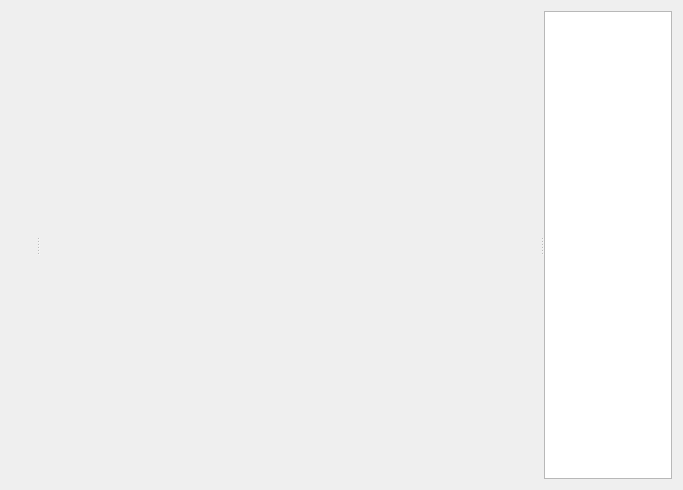
<?xml version="1.0" encoding="UTF-8"?>
<ui version="4.0">
 <class>ModeMapsCentral</class>
 <widget class="QWidget" name="ModeMapsCentral">
  <property name="geometry">
   <rect>
    <x>0</x>
    <y>0</y>
    <width>683</width>
    <height>490</height>
   </rect>
  </property>
  <property name="windowTitle">
   <string>Form</string>
  </property>
  <layout class="QVBoxLayout" name="verticalLayout">
   <item>
    <widget class="QSplitter" name="splitter_2">
     <property name="orientation">
      <enum>Qt::Horizontal</enum>
     </property>
     <widget class="CollectionDisplay" name="collDisp" native="true">
      <property name="sizePolicy">
       <sizepolicy hsizetype="Preferred" vsizetype="Preferred">
        <horstretch>1</horstretch>
        <verstretch>0</verstretch>
       </sizepolicy>
      </property>
     </widget>
     <widget class="QSplitter" name="splitter">
      <property name="sizePolicy">
       <sizepolicy hsizetype="Expanding" vsizetype="Preferred">
        <horstretch>10</horstretch>
        <verstretch>0</verstretch>
       </sizepolicy>
      </property>
      <property name="orientation">
       <enum>Qt::Horizontal</enum>
      </property>
      <widget class="ThemaMapView" name="mapView" native="true">
       <property name="sizePolicy">
        <sizepolicy hsizetype="Preferred" vsizetype="Preferred">
         <horstretch>10</horstretch>
         <verstretch>0</verstretch>
        </sizepolicy>
       </property>
      </widget>
      <widget class="PObjectIconView" name="contentsList">
       <property name="sizePolicy">
        <sizepolicy hsizetype="Expanding" vsizetype="Expanding">
         <horstretch>1</horstretch>
         <verstretch>0</verstretch>
        </sizepolicy>
       </property>
      </widget>
     </widget>
    </widget>
   </item>
  </layout>
 </widget>
 <customwidgets>
  <customwidget>
   <class>ThemaMapView</class>
   <extends>QWidget</extends>
   <header>gui/mapviews/themamapview.h</header>
   <container>1</container>
  </customwidget>
  <customwidget>
   <class>CollectionDisplay</class>
   <extends>QWidget</extends>
   <header>gui/forms/collectiondisplay.h</header>
   <container>1</container>
  </customwidget>
  <customwidget>
   <class>PObjectIconView</class>
   <extends>QListView</extends>
   <header>gui/forms/pobjecticonview.h</header>
  </customwidget>
 </customwidgets>
 <resources/>
 <connections/>
</ui>
